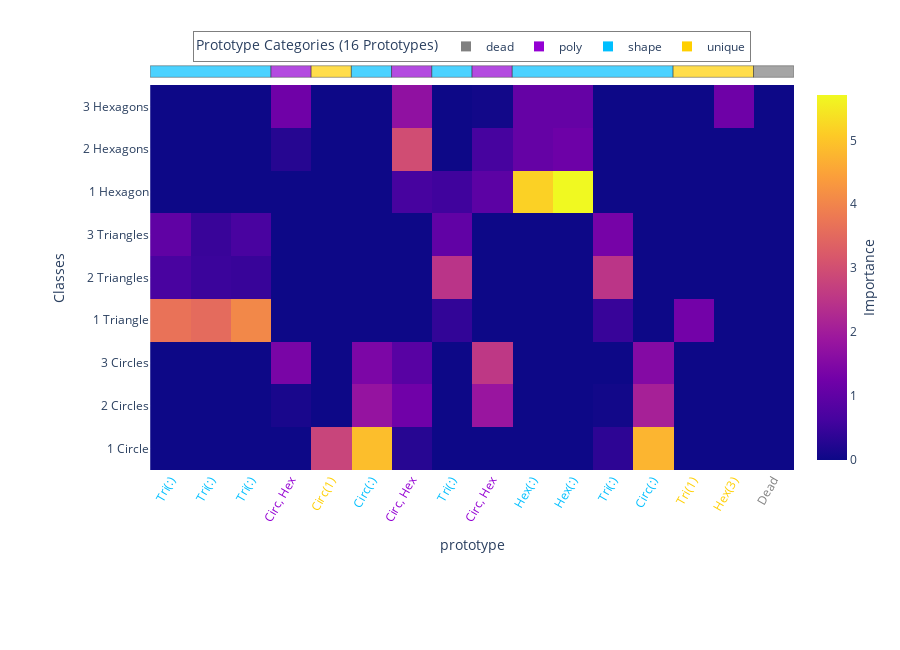

Here is the notebook cell this chart was saved with:
### Code cell
show_global_explanation(net, classes, output_path=run_vis_dir, order_prototypes_by_group=False)

### Figure 1 — Plotly figure (JSON) as saved in the notebook; plotly's stock layout.template omitted (floating-point values rounded to 4 significant figures; data arrays with more than 128 entries replaced by an {"elided": "..."} marker saying what was removed)
{"data": [{"colorbar": {"title": {"side": "right", "text": "Importance"}}, "colorscale": [[0, "#0d0887"], [0.1111, "#46039f"], [0.2222, "#7201a8"], [0.3333, "#9c179e"], [0.4444, "#bd3786"], [0.5556, "#d8576b"], [0.6667, "#ed7953"], [0.7778, "#fb9f3a"], [0.8889, "#fdca26"], [1, "#f0f921"]], "customdata": [["Tri(:)", "Tri(:)", "Tri(:)", "Circ, Hex", "Circ(1)", "Circ(:)", "Circ, Hex", "Tri(:)", "Circ, Hex", "Hex(:)", "Hex(:)", "Tri(:)", "Circ(:)", "Tri(1)", "Hex(3)", "Dead"], ["0", "1", "2", "3", "4", "5", "6", "7", "8", "9", "10", "11", "12", "13", "14", "15"]], "hoverongaps": false, "hovertemplate": "Class: %{y}<br>Prototype: %{customdata[0]} (Original P%{customdata[1]})<br>Importance: %{z:.3f}<extra></extra>", "type": "heatmap", "x": [0, 1, 2, 3, 4, 5, 6, 7, 8, 9, 10, 11, 12, 13, 14, 15], "y": ["1 Circle", "2 Circles", "3 Circles", "1 Triangle", "2 Triangles", "3 Triangles", "1 Hexagon", "2 Hexagons", "3 Hexagons"], "z": {"elided": "9x16 float values"}}, {"legendgroup": "dead", "marker": {"color": "gray", "size": 10, "symbol": "square"}, "mode": "markers", "name": "dead", "type": "scatter", "x": [null], "y": [null]}, {"legendgroup": "poly", "marker": {"color": "darkviolet", "size": 10, "symbol": "square"}, "mode": "markers", "name": "poly", "type": "scatter", "x": [null], "y": [null]}, {"legendgroup": "shape", "marker": {"color": "deepskyblue", "size": 10, "symbol": "square"}, "mode": "markers", "name": "shape", "type": "scatter", "x": [null], "y": [null]}, {"legendgroup": "unique", "marker": {"color": "rgb(255, 207, 0)", "size": 10, "symbol": "square"}, "mode": "markers", "name": "unique", "type": "scatter", "x": [null], "y": [null]}], "layout": {"height": 650, "legend": {"bgcolor": "rgba(255,255,255,0.7)", "bordercolor": "rgba(0,0,0,0.5)", "borderwidth": 1, "orientation": "h", "title": {"text": "Prototype Categories (16 Prototypes)"}, "traceorder": "normal", "x": 0.5, "xanchor": "center", "y": 1.06, "yanchor": "bottom"}, "margin": {"b": 180, "l": 150, "r": 50, "t": 85}, "shapes": [{"fillcolor": "deepskyblue", "line": {"color": "black", "width": 0.5}, "opacity": 0.7, "type": "rect", "x0": -0.5, "x1": 2.5, "xref": "x", "y0": 1.02, "y1": 1.05, "yref": "paper"}, {"fillcolor": "darkviolet", "line": {"color": "black", "width": 0.5}, "opacity": 0.7, "type": "rect", "x0": 2.5, "x1": 3.5, "xref": "x", "y0": 1.02, "y1": 1.05, "yref": "paper"}, {"fillcolor": "rgb(255, 207, 0)", "line": {"color": "black", "width": 0.5}, "opacity": 0.7, "type": "rect", "x0": 3.5, "x1": 4.5, "xref": "x", "y0": 1.02, "y1": 1.05, "yref": "paper"}, {"fillcolor": "deepskyblue", "line": {"color": "black", "width": 0.5}, "opacity": 0.7, "type": "rect", "x0": 4.5, "x1": 5.5, "xref": "x", "y0": 1.02, "y1": 1.05, "yref": "paper"}, {"fillcolor": "darkviolet", "line": {"color": "black", "width": 0.5}, "opacity": 0.7, "type": "rect", "x0": 5.5, "x1": 6.5, "xref": "x", "y0": 1.02, "y1": 1.05, "yref": "paper"}, {"fillcolor": "deepskyblue", "line": {"color": "black", "width": 0.5}, "opacity": 0.7, "type": "rect", "x0": 6.5, "x1": 7.5, "xref": "x", "y0": 1.02, "y1": 1.05, "yref": "paper"}, {"fillcolor": "darkviolet", "line": {"color": "black", "width": 0.5}, "opacity": 0.7, "type": "rect", "x0": 7.5, "x1": 8.5, "xref": "x", "y0": 1.02, "y1": 1.05, "yref": "paper"}, {"fillcolor": "deepskyblue", "line": {"color": "black", "width": 0.5}, "opacity": 0.7, "type": "rect", "x0": 8.5, "x1": 12.5, "xref": "x", "y0": 1.02, "y1": 1.05, "yref": "paper"}, {"fillcolor": "rgb(255, 207, 0)", "line": {"color": "black", "width": 0.5}, "opacity": 0.7, "type": "rect", "x0": 12.5, "x1": 14.5, "xref": "x", "y0": 1.02, "y1": 1.05, "yref": "paper"}, {"fillcolor": "gray", "line": {"color": "black", "width": 0.5}, "opacity": 0.7, "type": "rect", "x0": 14.5, "x1": 15.5, "xref": "x", "y0": 1.02, "y1": 1.05, "yref": "paper"}], "width": 900, "xaxis": {"automargin": true, "tickangle": -60, "tickmode": "array", "ticktext": ["<span style=\"color:deepskyblue;\">Tri(:)</span>", "<span style=\"color:deepskyblue;\">Tri(:)</span>", "<span style=\"color:deepskyblue;\">Tri(:)</span>", "<span style=\"color:darkviolet;\">Circ, Hex</span>", "<span style=\"color:rgb(255, 207, 0);\">Circ(1)</span>", "<span style=\"color:deepskyblue;\">Circ(:)</span>", "<span style=\"color:darkviolet;\">Circ, Hex</span>", "<span style=\"color:deepskyblue;\">Tri(:)</span>", "<span style=\"color:darkviolet;\">Circ, Hex</span>", "<span style=\"color:deepskyblue;\">Hex(:)</span>", "<span style=\"color:deepskyblue;\">Hex(:)</span>", "<span style=\"color:deepskyblue;\">Tri(:)</span>", "<span style=\"color:deepskyblue;\">Circ(:)</span>", "<span style=\"color:rgb(255, 207, 0);\">Tri(1)</span>", "<span style=\"color:rgb(255, 207, 0);\">Hex(3)</span>", "<span style=\"color:gray;\">Dead</span>"], "tickvals": [0, 1, 2, 3, 4, 5, 6, 7, 8, 9, 10, 11, 12, 13, 14, 15], "title": {"text": "prototype"}}, "yaxis": {"automargin": true, "title": {"text": "Classes"}}}}
